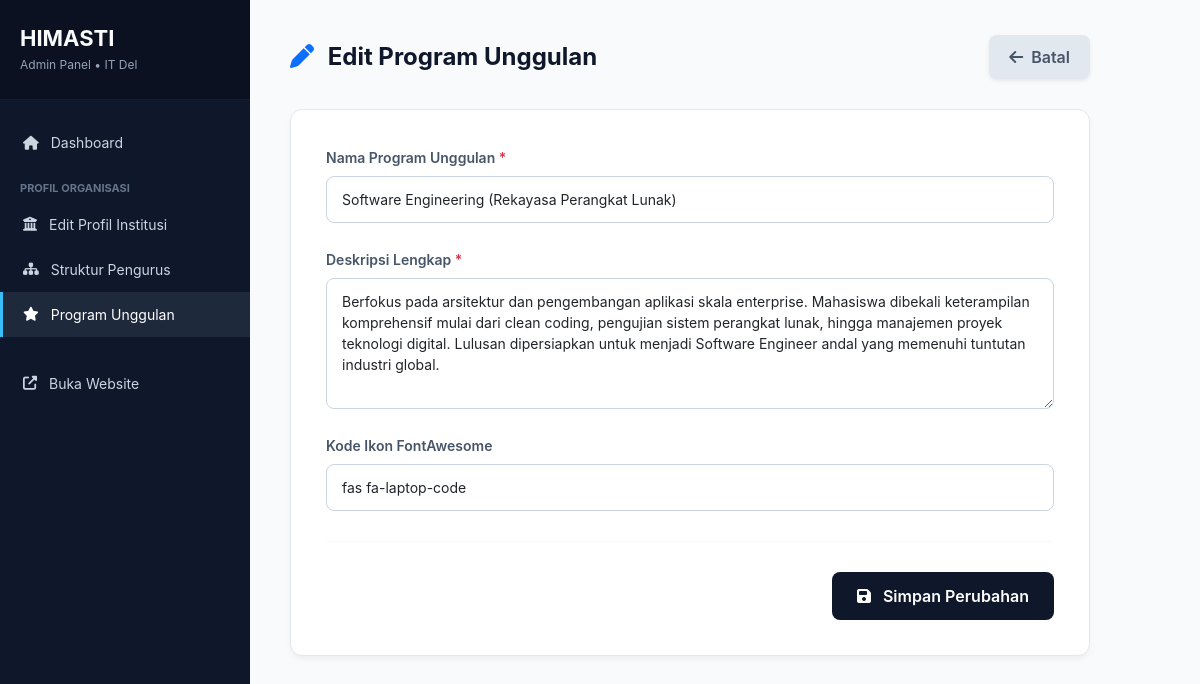
The app's page /admin/program/edit.php?id=1 (signed in) with its own data.
### tables this page shows
CREATE TABLE `programs` (
  `id` int(11) NOT NULL AUTO_INCREMENT,
  `title` varchar(255) NOT NULL,
  `description` text DEFAULT NULL,
  `icon` varchar(50) DEFAULT 'fas fa-star',
  `created_at` timestamp NOT NULL DEFAULT current_timestamp(),
  PRIMARY KEY (`id`)
);

### admin/program/edit.php (the view, shortened to what this page needs)
<?php
require_once __DIR__ . '/../../config/database.php';
$id = $_GET['id'] ?? 0;
$stmt = $pdo->prepare("SELECT * FROM programs WHERE id = ?");
$stmt->execute([$id]);
$program = $stmt->fetch(PDO::FETCH_ASSOC);
?>
<!DOCTYPE html>
<html lang="id">
<head>
    <link href="https://cdn.jsdelivr.net/npm/bootstrap@5.3.0/dist/css/bootstrap.min.css" rel="stylesheet">
    <link rel="stylesheet" href="https://cdnjs.cloudflare.com/ajax/libs/font-awesome/6.4.0/css/all.min.css">
</head>
<body>
    <div class="sidebar">
        <div class="sidebar-header"><h2>HIMASTI</h2><p>Admin Panel &bull; IT Del</p></div>
        <ul class="menu">
            <li><a href="../dashboard.php"><i class="fas fa-home"></i> Dashboard</a></li>
            <li class="menu-divider">Profil Organisasi</li>
            <li><a href="../profil/index.php"><i class="fas fa-university"></i> Edit Profil Institusi</a></li>
            <li><a href="../pengurus/index.php"><i class="fas fa-sitemap"></i> Struktur Pengurus</a></li>
            <li><a href="index.php" class="active"><i class="fas fa-star"></i> Program Unggulan</a></li>
            <li><a href="../../index.php" target="_blank" class="mt-4"><i class="fas fa-external-link-alt"></i> Buka Website</a></li>
        </ul>
    </div>
    <div class="main">
        <div class="page-header">
            <h1><i class="fas fa-pen text-primary me-2"></i> Edit Program Unggulan</h1>
            <a href="index.php" class="btn-kembali shadow-sm"><i class="fas fa-arrow-left me-2"></i>Batal</a>
        </div>
        <div class="card-custom">
            <form method="POST" action="">
                <div class="row g-4">
                    <div class="col-md-12">
                        <label class="form-label">Nama Program Unggulan <span class="text-danger">*</span></label>
                        <input type="text" name="title" class="form-control" required value="<?= htmlspecialchars($program['title']) ?>">
                    </div>
                    <div class="col-md-12">
                        <label class="form-label">Deskripsi Lengkap <span class="text-danger">*</span></label>
                        <textarea name="description" class="form-control" rows="5" required><?= htmlspecialchars($program['description']) ?></textarea>
                    </div>
                    <div class="col-md-12">
                        <label class="form-label">Kode Ikon FontAwesome</label>
                        <input type="text" name="icon" class="form-control" value="<?= htmlspecialchars($program['icon']) ?>">
                    </div>
                </div>
                <hr style="border-color:#e2e8f0; margin: 30px 0;">
                <div class="text-end">
                    <button type="submit" class="btn-simpan"><i class="fas fa-save me-2"></i> Simpan Perubahan</button>
                </div>
            </form>
        </div>
    </div>
</body>
</html>

### admin/program/edit.php (style rules this page uses)
* { font-family: 'Inter', 'Segoe UI', Tahoma, sans-serif; }
body { background: #f8fafc; display: flex; min-height: 100vh; margin: 0; color: #334155; }
.sidebar { width: 250px; background: #0f172a; color: white; position: fixed; height: 100vh; z-index: 1000; }
.sidebar-header { padding: 25px 20px; border-bottom: 1px solid rgba(255,255,255,0.05); background: #0b1120; }
.sidebar-header h2 { color: #f8fafc; font-size: 22px; margin-bottom: 5px; font-weight: 700; }
.sidebar-header p { color: #94a3b8; font-size: 12px; margin:0; }
.menu { list-style: none; padding: 20px 0; margin:0; }
.menu li a { display: flex; align-items: center; gap: 12px; color: #cbd5e1; text-decoration: none; padding: 12px 20px; transition: 0.3s; font-size: 14px; border-left: 3px solid transparent; }
.menu li a:hover, .menu li a.active { background: #1e293b; color: #fff; border-left-color: #38bdf8; }
.menu-divider { color: #64748b; font-size: 11px; padding: 15px 20px 5px; text-transform: uppercase; font-weight: 700; }
.main { margin-left: 250px; padding: 35px 40px; width: calc(100% - 250px); }
.page-header { display: flex; justify-content: space-between; align-items: center; margin-bottom: 30px; max-width: 800px; }
.page-header h1 { font-size: 24px; font-weight: 700; color: #0f172a; margin: 0; }
.card-custom { background: #ffffff; border-radius: 12px; box-shadow: 0 4px 6px -1px rgba(0,0,0,0.05); border: 1px solid #e2e8f0; max-width: 800px; padding: 35px; }
.form-label { font-weight: 600; color: #475569; font-size: 14px; margin-bottom: 8px; }
.form-control { border-radius: 8px; border: 1px solid #cbd5e1; padding: 12px 15px; font-size: 14px; }
.btn-kembali { background: #e2e8f0; color: #475569; border: none; border-radius: 8px; font-weight: 600; padding: 10px 20px; text-decoration: none; }
.btn-simpan { background: #0f172a; color: white; border: none; border-radius: 8px; font-weight: 600; padding: 12px 25px; transition: 0.3s; }

### records on screen
programs: title "Software Engineering (Rekayasa Perangkat Lunak)", description "Berfokus pada arsitektur dan pengembangan aplikasi skala enterprise. Mahasiswa dibekali keterampilan komprehensif mulai dari clean coding, pengujian sistem perangkat lunak, hingga manajemen proyek teknologi digital. Lulusan dipersiapkan untuk menjadi Software Engineer andal yang memenuhi tuntutan industri global.", icon "fas fa-laptop-code"
